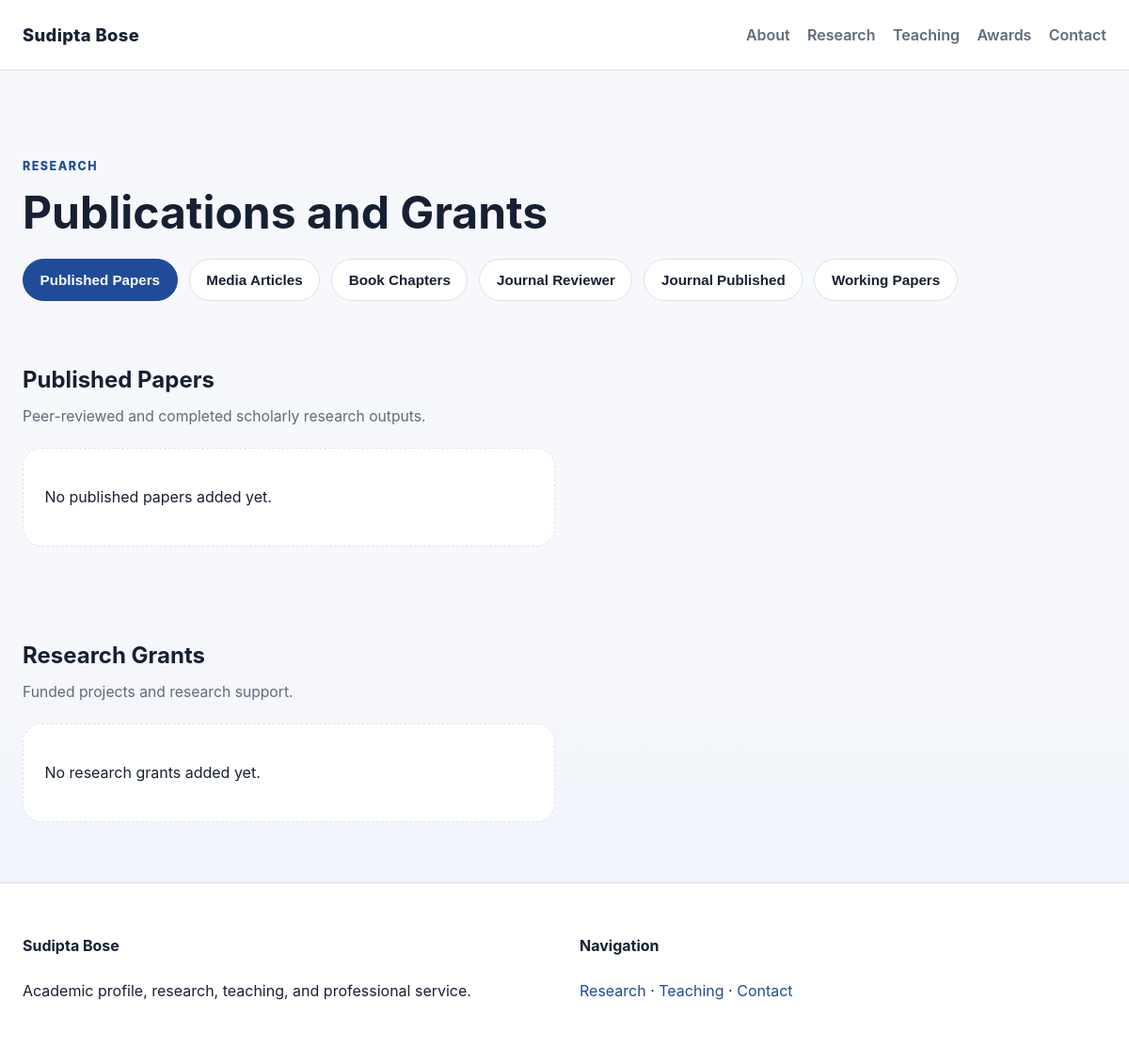
The page /research/ on the database as committed earlier.
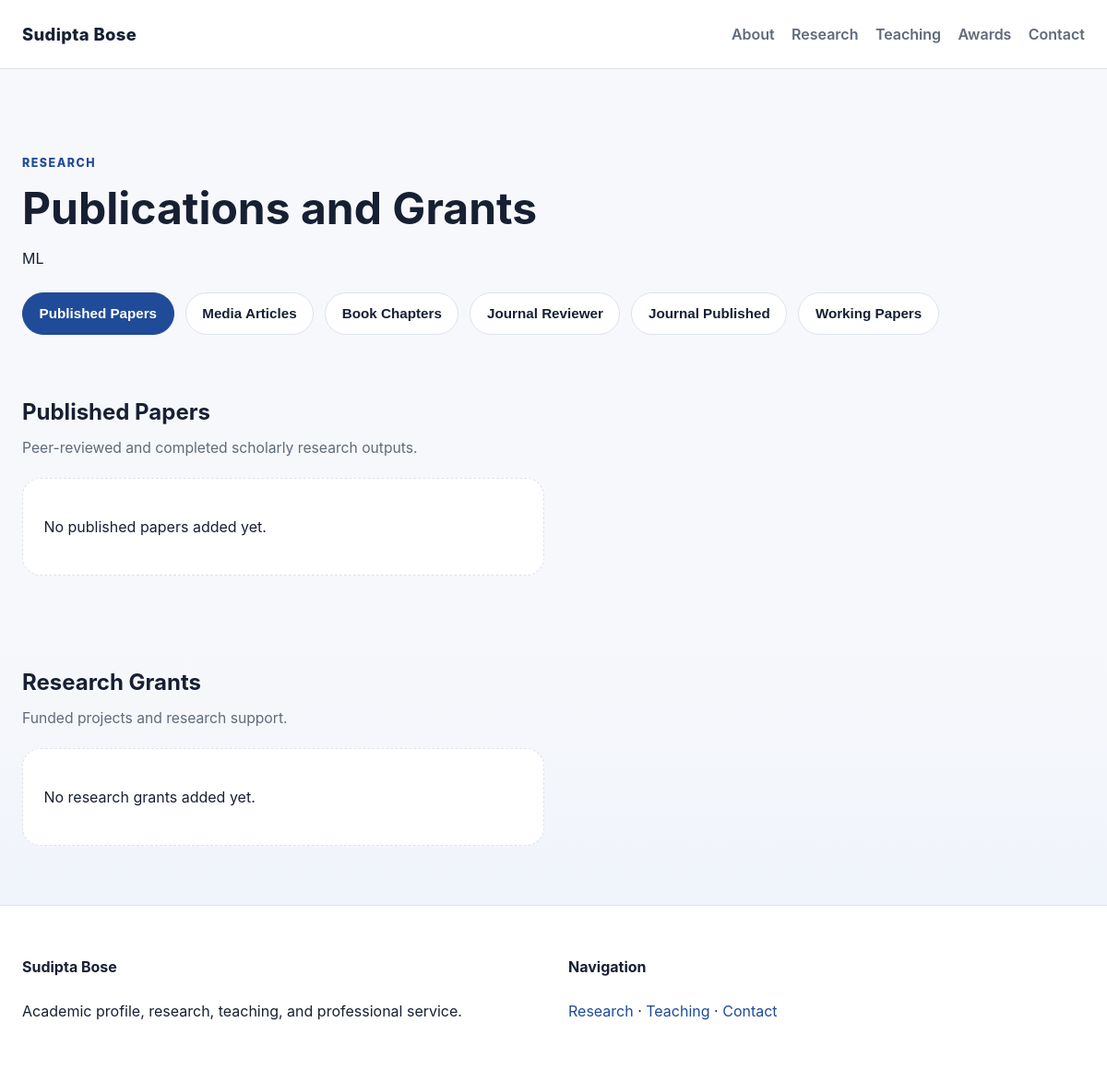
The same page on the database as committed later.
### website/models.py (models this page shows, shortened)
class SiteProfile(models.Model):
    full_name = models.CharField(max_length=200)
    title = models.CharField(max_length=200)
    institution = models.CharField(max_length=200, blank=True)
    bio = models.TextField()
    research_interests = models.TextField(blank=True)
    skills = models.CharField(max_length=255, blank=True)
    email = models.EmailField(blank=True)
    scholar_url = models.URLField(blank=True)
    orcid_url = models.URLField(blank=True)
    linkedin_url = models.URLField(blank=True)
    class Meta:
        verbose_name = 'Site Profile'
        verbose_name_plural = 'Site Profile'

### website/views.py (the view)
# urls.py: path('research/', views.research, name='research'),
def research(request):
    profile = SiteProfile.objects.first()
    grants = Grant.objects.all().order_by("-year")
    context = {
        "profile": profile,
        "published_papers": Publication.objects.filter(category="published_paper").order_by("-year"),
        "media_articles": Publication.objects.filter(category="media_article").order_by("-year"),
        "book_chapters": Publication.objects.filter(category="book_chapter").order_by("-year"),
        "journal_reviewers": Publication.objects.filter(category="journal_reviewer").order_by("-year"),
        "journal_published": Publication.objects.filter(category="journal_published").order_by("-year"),
        "working_papers": Publication.objects.filter(category="working_paper").order_by("-year"),
        "grants": grants,
    }
    return render(request, "website/research.html", context)

### website/templates/website/research.html (shortened to what this page needs)
{% extends "website/base.html" %}
{% block content %}
<section class="page-hero container narrow">
  <p class="eyebrow">Research</p>
  <h1>Publications and Grants</h1>
  <p>{{ profile.research_interests }}</p>
  <div class="tab-bar">
    <button class="tab-btn active" type="button" data-target="published-papers">Published Papers</button>
    <button class="tab-btn" type="button" data-target="media-articles">Media Articles</button>
    <button class="tab-btn" type="button" data-target="book-chapters">Book Chapters</button>
    <button class="tab-btn" type="button" data-target="journal-reviewer">Journal Reviewer</button>
    <button class="tab-btn" type="button" data-target="journal-published">Journal Published</button>
    <button class="tab-btn" type="button" data-target="working-papers">Working Papers</button>
  </div>
</section>
<section class="section container">
  <div class="research-panel active" id="published-papers">
    <div class="section-heading">
      <div>
        <h2>Published Papers</h2>
        <p class="section-subtext">Peer-reviewed and completed scholarly research outputs.</p>
      </div>
    </div>
    <div class="grid cards-2">
      {% for item in published_papers %}
      <article class="card">
        <p class="meta">{{ item.year }}</p>
        <h3>{{ item.title }}</h3>
        {% if item.authors %}<p><span class="label">Authors:</span> {{ item.authors }}</p>{% endif %}
        {% if item.journal_or_source %}<p><span class="label">Source:</span> {{ item.journal_or_source }}</p>{% endif %}
        {% if item.abstract %}<p>{{ item.abstract }}</p>{% endif %}
        {% if item.link %}<p><a href="{{ item.link }}" target="_blank">Read more</a></p>{% endif %}
      </article>
      {% empty %}
      <article class="empty-card"><p>No published papers added yet.</p></article>
      {% endfor %}
    </div>
  </div>
</section>
<section class="section section-alt">
  <div class="container">
    <div class="section-heading">
      <div>
        <h2>Research Grants</h2>
        <p class="section-subtext">Funded projects and research support.</p>
      </div>
    </div>
    <div class="grid cards-2">
      {% for item in grants %}
      <article class="card">
        <p class="meta">{{ item.year }} · {{ item.funder }}</p>
        <h3>{{ item.title }}</h3>
        <p>{{ item.summary }}</p>
        {% if item.amount %}<p><strong>Amount:</strong> {{ item.amount }}</p>{% endif %}
      </article>
      {% empty %}
      <article class="empty-card"><p>No research grants added yet.</p></article>
      {% endfor %}
    </div>
  </div>
</section>
{% endblock %}

Rows that differ between the two databases and show on the page:
added SiteProfile: research_interests "ML"
